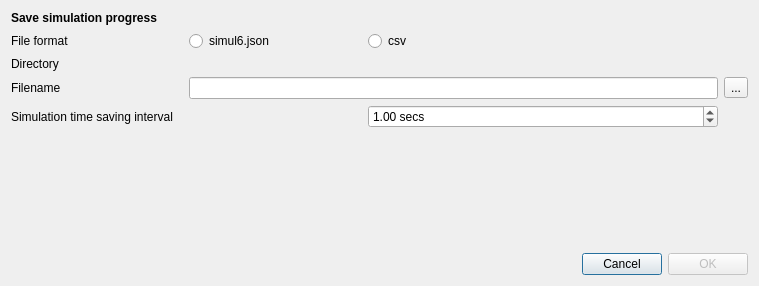
<?xml version="1.0" encoding="UTF-8"?>
<ui version="4.0">
 <class>SimulationProgressDialog</class>
 <widget class="QDialog" name="SimulationProgressDialog">
  <property name="geometry">
   <rect>
    <x>0</x>
    <y>0</y>
    <width>759</width>
    <height>286</height>
   </rect>
  </property>
  <property name="windowTitle">
   <string>Save simulation progress</string>
  </property>
  <layout class="QVBoxLayout" name="verticalLayout">
   <item>
    <layout class="QGridLayout" name="gridLayout_2">
     <item row="0" column="0" colspan="5">
      <widget class="QLabel" name="label">
       <property name="text">
        <string>&lt;html&gt;&lt;head/&gt;&lt;body&gt;&lt;p&gt;&lt;span style=&quot; font-weight:600;&quot;&gt;Save simulation progress&lt;/span&gt;&lt;/p&gt;&lt;/body&gt;&lt;/html&gt;</string>
       </property>
      </widget>
     </item>
     <item row="1" column="1" colspan="2">
      <layout class="QHBoxLayout" name="horizontalLayout">
       <item>
        <widget class="QRadioButton" name="f_format_json">
         <property name="text">
          <string>simul6.json</string>
         </property>
        </widget>
       </item>
       <item>
        <widget class="QRadioButton" name="f_format_csv">
         <property name="text">
          <string>csv</string>
         </property>
        </widget>
       </item>
      </layout>
     </item>
     <item row="4" column="0" colspan="2">
      <widget class="QLabel" name="label_5">
       <property name="text">
        <string>Simulation time saving interval</string>
       </property>
      </widget>
     </item>
     <item row="3" column="1" colspan="3">
      <widget class="QLineEdit" name="f_filename">
       <property name="readOnly">
        <bool>false</bool>
       </property>
      </widget>
     </item>
     <item row="3" column="4">
      <widget class="QToolButton" name="f_filename_select">
       <property name="text">
        <string>...</string>
       </property>
      </widget>
     </item>
     <item row="1" column="0">
      <widget class="QLabel" name="label_2">
       <property name="text">
        <string>File format</string>
       </property>
      </widget>
     </item>
     <item row="3" column="0">
      <widget class="QLabel" name="label_3">
       <property name="text">
        <string>Filename</string>
       </property>
      </widget>
     </item>
     <item row="4" column="2" colspan="2">
      <widget class="QDoubleSpinBox" name="f_interval">
       <property name="suffix">
        <string> secs</string>
       </property>
       <property name="minimum">
        <double>0.010000000000000</double>
       </property>
       <property name="maximum">
        <double>100.000000000000000</double>
       </property>
       <property name="value">
        <double>1.000000000000000</double>
       </property>
      </widget>
     </item>
     <item row="1" column="3" colspan="2">
      <spacer name="horizontalSpacer_2">
       <property name="orientation">
        <enum>Qt::Horizontal</enum>
       </property>
       <property name="sizeHint" stdset="0">
        <size>
         <width>138</width>
         <height>20</height>
        </size>
       </property>
      </spacer>
     </item>
     <item row="2" column="0">
      <widget class="QLabel" name="label_4">
       <property name="text">
        <string>Directory</string>
       </property>
      </widget>
     </item>
     <item row="2" column="1" colspan="3">
      <widget class="QLabel" name="f_directory">
       <property name="text">
        <string/>
       </property>
      </widget>
     </item>
    </layout>
   </item>
   <item>
    <spacer name="verticalSpacer">
     <property name="orientation">
      <enum>Qt::Vertical</enum>
     </property>
     <property name="sizeHint" stdset="0">
      <size>
       <width>20</width>
       <height>71</height>
      </size>
     </property>
    </spacer>
   </item>
   <item>
    <layout class="QGridLayout" name="gridLayout">
     <item row="0" column="0">
      <spacer name="horizontalSpacer">
       <property name="orientation">
        <enum>Qt::Horizontal</enum>
       </property>
       <property name="sizeHint" stdset="0">
        <size>
         <width>40</width>
         <height>20</height>
        </size>
       </property>
      </spacer>
     </item>
     <item row="0" column="1">
      <widget class="QPushButton" name="pushButton_2">
       <property name="text">
        <string>Cancel</string>
       </property>
      </widget>
     </item>
     <item row="0" column="2">
      <widget class="QPushButton" name="f_accept">
       <property name="enabled">
        <bool>false</bool>
       </property>
       <property name="text">
        <string>OK</string>
       </property>
      </widget>
     </item>
    </layout>
   </item>
  </layout>
 </widget>
 <resources/>
 <connections>
  <connection>
   <sender>f_accept</sender>
   <signal>clicked()</signal>
   <receiver>SimulationProgressDialog</receiver>
   <slot>accept()</slot>
   <hints>
    <hint type="sourcelabel">
     <x>427</x>
     <y>239</y>
    </hint>
    <hint type="destinationlabel">
     <x>229</x>
     <y>183</y>
    </hint>
   </hints>
  </connection>
  <connection>
   <sender>pushButton_2</sender>
   <signal>clicked()</signal>
   <receiver>SimulationProgressDialog</receiver>
   <slot>reject()</slot>
   <hints>
    <hint type="sourcelabel">
     <x>341</x>
     <y>256</y>
    </hint>
    <hint type="destinationlabel">
     <x>190</x>
     <y>222</y>
    </hint>
   </hints>
  </connection>
 </connections>
</ui>
